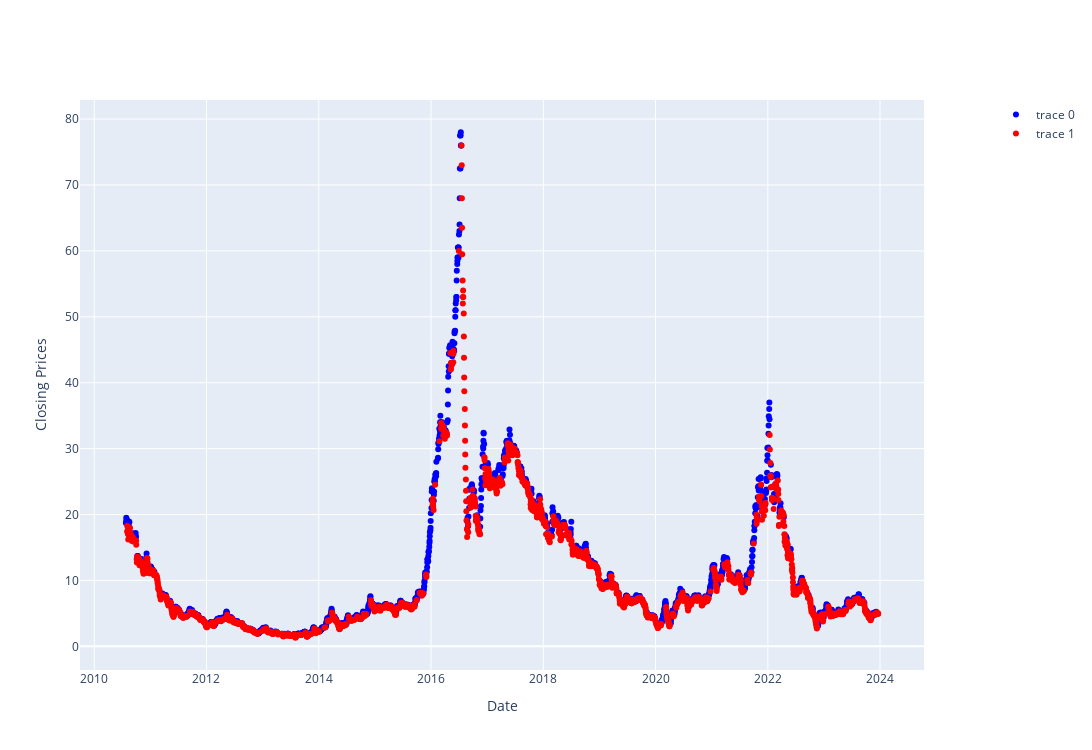

Notebook code for this chart:
### Code cell
rc.plot_cluster(clustered_df)

### Figure 1 — Plotly figure (JSON) as saved in the notebook; plotly's stock layout.template omitted (floating-point values rounded to 4 significant figures; data arrays with more than 128 entries replaced by an {"elided": "..."} marker saying what was removed)
{"data": [{"marker": {"color": "blue"}, "mode": "markers", "type": "scatter", "x": {"elided": "3337 str values"}, "y": {"elided": "3337 float values"}}, {"marker": {"color": "red"}, "mode": "markers", "type": "scatter", "x": {"elided": "3337 str values"}, "y": {"elided": "3337 float values"}}], "layout": {"height": 750, "width": 1250, "xaxis": {"anchor": "y", "autorange": true, "domain": [0, 0.94], "range": ["2009-10-03 23:42:55.9236", "2024-10-10 00:17:04.0764"], "title": {"text": "Date"}, "type": "date"}, "yaxis": {"anchor": "x", "autorange": true, "domain": [0, 1], "range": [-3.593, 82.89], "title": {"text": "Closing Prices"}, "type": "linear"}, "yaxis2": {"anchor": "x", "overlaying": "y", "side": "right"}}}
